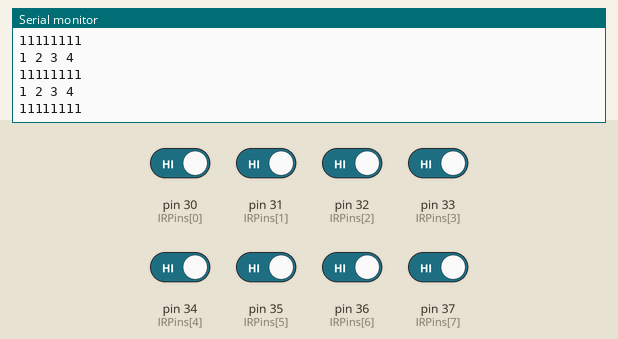
This sketch was run on a simulated Arduino Mega 2560, built with avr-gcc and run on an emulated ATmega2560. Parts: the last lines printed to the serial monitor. Inputs (shaded band) come from the test bench; at power-on: pin 30 (IRPins[0]), pin 31 (IRPins[1]), pin 32 (IRPins[2]), pin 33 (IRPins[3]), pin 34 (IRPins[4]), pin 35 (IRPins[5]), pin 36 (IRPins[6]), pin 37 (IRPins[7]) HIGH.

Above: at 1.3 s.
1.4 s: pin 30 (IRPins[0]) driven LOW
At 1.69 s:
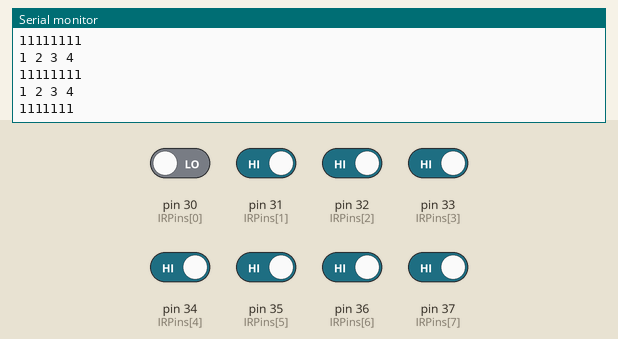
2.9 s: pin 31 (IRPins[1]) driven LOW
At 3.19 s:
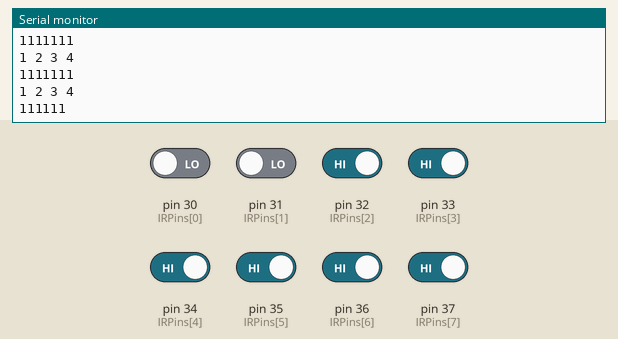
4.4 s: pin 32 (IRPins[2]) driven LOW
At 4.69 s:
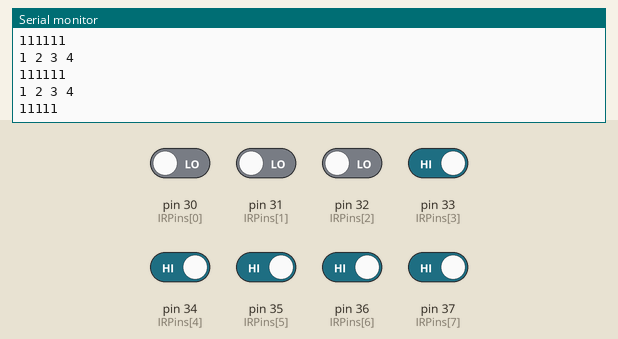
5.9 s: pin 33 (IRPins[3]) driven LOW
At 6.2 s:
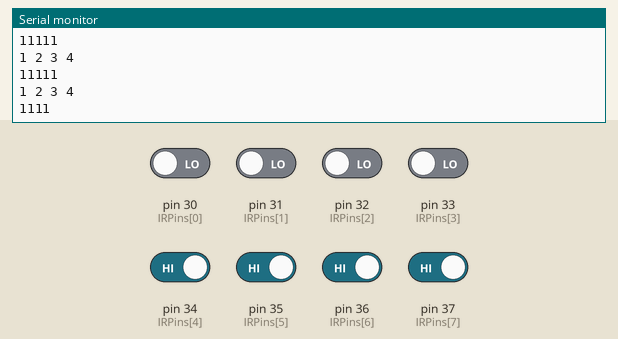
7.4 s: pin 34 (IRPins[4]) driven LOW
At 7.7 s:
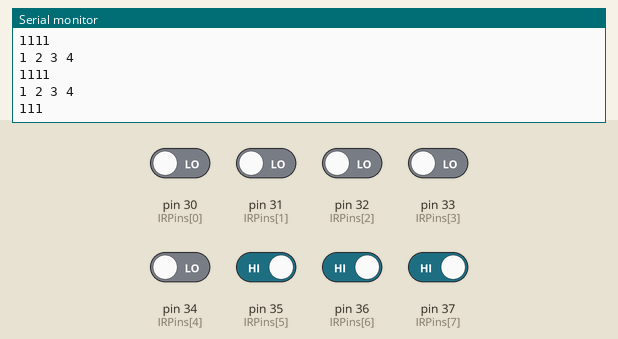
8.9 s: pin 35 (IRPins[5]) driven LOW
At 9.2 s:
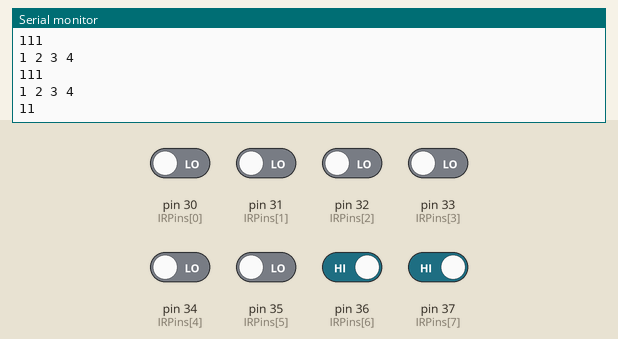
Timing chart, 0 to 11.4 s (numbered marks = the images above; inputs shaded):
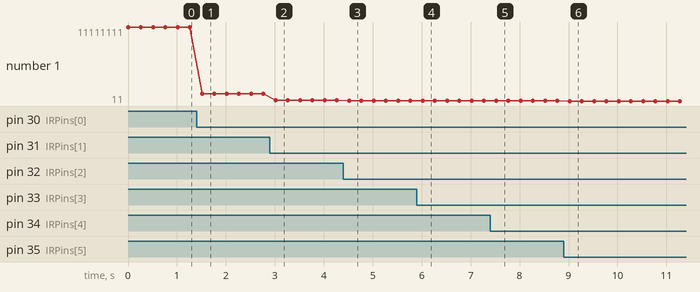

Measured:
- after the input at 1.4 s, the serial monitor: prints a new line after 0.11 s (image 1)
- after the input at 2.9 s, the serial monitor: prints a new line after 0.12 s (image 2)
- after the input at 4.4 s, the serial monitor: prints a new line after 0.12 s (image 3)
- after the input at 5.9 s, the serial monitor: prints a new line after 0.12 s (image 4)
- after the input at 7.4 s, the serial monitor: prints a new line after 0.12 s (image 5)
- after the input at 8.9 s, the serial monitor: prints a new line after 0.12 s (image 6)
- plotted number 1: 11111111 → 1111111 after the input at 1.4 s, 1111111 → 111111 after the input at 2.9 s, 111111 → 11111 after the input at 4.4 s, 11111 → 1111 after the input at 5.9 s, 1111 → 111 after the input at 7.4 s

The sketch:

BatHouseIRTx.ino
```cpp
static const uint8_t IRPins[] = {
  30, 31, 32, 33, 34, 35, 36, 37
};

byte data;

void setup()
{
  Serial.begin(9600);
  Serial1.begin(9600);
  for (int i = 0; i < sizeof(IRPins)/sizeof(uint8_t); ++i) {
    pinMode(IRPins[i], INPUT);
  }
}

void loop()
{
  data = 0;
  for (int i = 0; i < sizeof(IRPins)/sizeof(uint8_t); ++i) {
    data = data << 1;
    data |= (byte) digitalRead(IRPins[i]);  //bits shifted in
  }
  Serial.println("1 2 3 4");
  Serial.println(data, BIN);
  delay(250);
}
```
